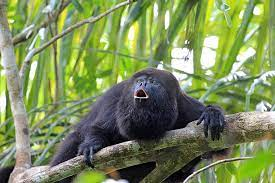
#> input picture images/Alouatta spp/image2.jpeg, 275 x 183 px, found by its file name; its folder holds only this picture in this run
$ python img_augment.py
#> lines starting #> are read from the running program, lines starting #| are printed output that depends on the picture
import cv2
import os
import numpy as np

for folder in os.listdir('images'):
    if folder.find('py') == -1:
        # os.mkdir(f'augimg/{folder}')
        for images in os.listdir(f'images/{folder}'):


            img = cv2.imread(f'images/{folder}/{images}')
#> img is the input picture: shape (183, 275, 3); mean B, G, R 90.8, 140, 124.1
            height, width = img.shape[:2]
#> height = 183; width = 275
            rotation_matrix = cv2.getRotationMatrix2D((width/2,height/2),20,.5)
            rotated_image = cv2.warpAffine(img,rotation_matrix,(width,height))
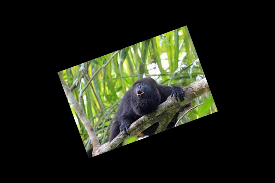
#> rotated_image: shape (183, 275, 3); mean B, G, R 22.7, 35, 31

            bright = np.ones(img.shape , dtype="uint8") * 50
            brightincrease = cv2.add(img,bright)
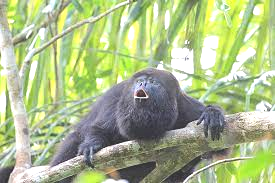
#> brightincrease: shape (183, 275, 3); mean B, G, R 139.2, 186.5, 171.9

            flip = cv2.flip(img,3)
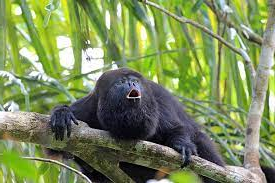
#> flip: shape (183, 275, 3); mean B, G, R 90.8, 140, 124.1
            flip2 = cv2.flip(img,2)
            flip3 = cv2.flip(img,1)
            flip4 = cv2.flip(img,0)
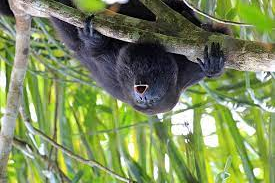
#> flip4: shape (183, 275, 3); mean B, G, R 90.8, 140, 124.1
            flip5 = cv2.flip(img,-1)
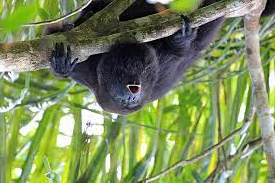
#> flip5: shape (183, 275, 3); mean B, G, R 90.8, 140, 124.1


            cv2.imwrite(f'augimg/{folder}/orgi-{images}', img)
            cv2.imwrite(f'augimg/{folder}/x{images}', rotated_image)
            cv2.imwrite(f'augimg/{folder}/y{images}', brightincrease)
            cv2.imwrite(f'augimg/{folder}/z{images}', flip)
            cv2.imwrite(f'augimg/{folder}/a{images}', flip2)
            cv2.imwrite(f'augimg/{folder}/b{images}', flip3)
            cv2.imwrite(f'augimg/{folder}/c{images}', flip4)
            cv2.imwrite(f'augimg/{folder}/d{images}', flip5)
#> pass 2 of the loop `for folder in os.listdir('images'):`:
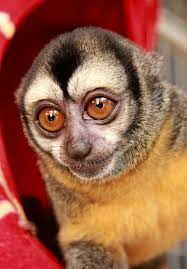
#> input picture images/Aotus spp/image11.jpeg, 187 x 269 px, found by its file name
#> img is the input picture: shape (269, 187, 3); mean B, G, R 69.2, 93.6, 153.1
#> rotated_image: shape (269, 187, 3)
#> brightincrease: shape (269, 187, 3)
#> flip: shape (269, 187, 3)
#> `flip4 = cv2.flip(img,0)`:
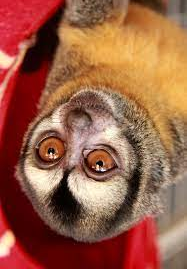
#> flip4: shape (269, 187, 3); mean B, G, R 69.2, 93.6, 153.1
#> `flip5 = cv2.flip(img,-1)`:
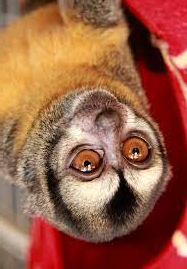
#> flip5: shape (269, 187, 3); mean B, G, R 69.2, 93.6, 153.1

cv2.waitKey(0)
cv2.destroyAllWindows()
